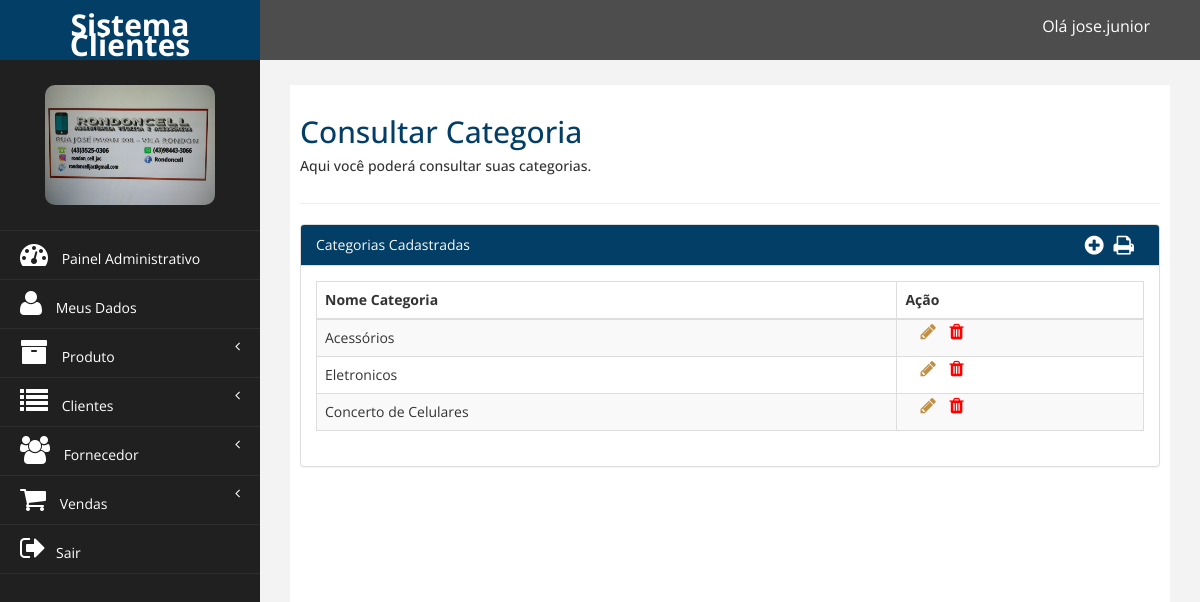
The app's page /financeiro/consultar_categoria.php (signed in) with its own data.
### tables this page shows
CREATE TABLE `tb_categoria` (
  `id_categoria` int NOT NULL AUTO_INCREMENT,
  `nome_categoria` varchar(100) NOT NULL,
  `id_funcionario` int NOT NULL,
  PRIMARY KEY (`id_categoria`),
  KEY `fk_tb_categoria_tb_funcionario1_idx` (`id_funcionario`),
  CONSTRAINT `fk_tb_categoria_tb_funcionario1` FOREIGN KEY (`id_funcionario`) REFERENCES `tb_funcionario` (`id_funcionario`)
);

### DAO/CategoriaDAO.php (called while the page is built, shortened)
<?php
class CategoriaDAO extends Conexao{
   public function ConsultarCategoria(){
    $conexao = parent::retornaConexao();
    $comando_sql = 'Select nome_categoria, id_categoria from tb_categoria';
    $sql = $conexao->prepare($comando_sql);
    $sql->execute();
    return $sql->fetchAll(PDO::FETCH_ASSOC);
   }
}
?>

### financeiro/consultar_categoria.php (the view, shortened to what this page needs)
<?php
require_once '../DAO/CategoriaDAO.php';
$objCat = new CategoriaDAO();
$categorias = $objCat->ConsultarCategoria();
?>
<!DOCTYPE html>
<html xmlns="http://www.w3.org/1999/xhtml">
<?php include_once('_head.php'); ?>
<body>
    <div id="wrapper">
        <?php include_once('_topo.php'); ?>
        <?php include_once('_menu.php'); ?>
        <div id="page-wrapper">
            <div id="page-inner">
                <div class="row">
                    <div class="col-md-12">
                        <h2>Consultar Categoria</h2>
                        <h5>Aqui você poderá consultar suas categorias. </h5>
                    </div>
                </div>
                <hr />
                <div class="row">
                    <div class="col-md-12">
                        <div class="panel panel-default">
                            <div class="panel-heading">
                                Categorias Cadastradas <span> <a style="color:white;" href="pdfCategoria.php" target="_blank"><i title="Emitir Relatorio de Categorias" style="font-size: 22px;float: right; padding:0px 10px" class="fa fa-print"></i></a></span> <span> <a style="color:white;" href="nova_categoria.php"><i title="Criar nova categoria" style="font-size: 22px;float: right;" class="fa fa-plus-circle"></i></a></span>
                            </div>
                            <div class="panel-body">
                                <div class="table-responsive">
                                    <table class="table table-striped table-bordered table-hover" id="dataTables-example">
                                        <thead>
                                            <tr>
                                                <th>Nome Categoria</th>
                                                <th>Ação</th>
                                            </tr>
                                        </thead>
                                        <tbody>
                                            <?php foreach ($categorias as $cat) { ?>
                                                <tr class="odd gradeX">
                                                    <td><?= $cat['nome_categoria'] ?></td>
                                                    <td style="padding: 3px 1px 3px 3px;">
                                                        <a href="alterar_categoria.php?cod=<?= $cat['id_categoria'] ?>"><i title="Alterar Categoria" style=" color:#c09046; font-size:18px;margin-left:20px; margin-right:5px" class="fa fa-pencil"></i></a>
                                                        <a href="#" data-toggle="modal" data-target="#modalExcluir<?= $cat['id_categoria'] ?>"><i title="Excluir Categoria" style=" color:red; font-size:18px; margin-left:5px" class="fa fa-trash"></i></a>
                                                    </td>
                                                </tr>
                                            <?php } ?>
                                        </tbody>
                                    </table>
                                </div>
                            </div>
                        </div>
                    </div>
                </div>
            </div>
        </div>
    </div>
</body>
</html>

### financeiro/assets/css/custom.css (style rules this page uses)
body { font-family: 'Open Sans', sans-serif; }
#wrapper { width: 100%; background:#202020; }
#page-wrapper { padding: 15px 15px; min-height: 600px; background:#F3F3F3; }
#page-inner { width:100%; margin:10px 20px 10px 0px; background-color:#fff!important; padding:10px; min-height:1200px; }
h2 { color: #023e66; }
@media (min-width:768px) { #page-wrapper { margin: 0 0 0 260px; padding: 15px 30px; min-height: 1200px; } }

### records on screen
tb_categoria: nome_categoria "Acessórios"
tb_categoria: nome_categoria "Eletronicos"
tb_categoria: nome_categoria "Concerto de Celulares"

### other values on screen
$nome "jose.junior"
